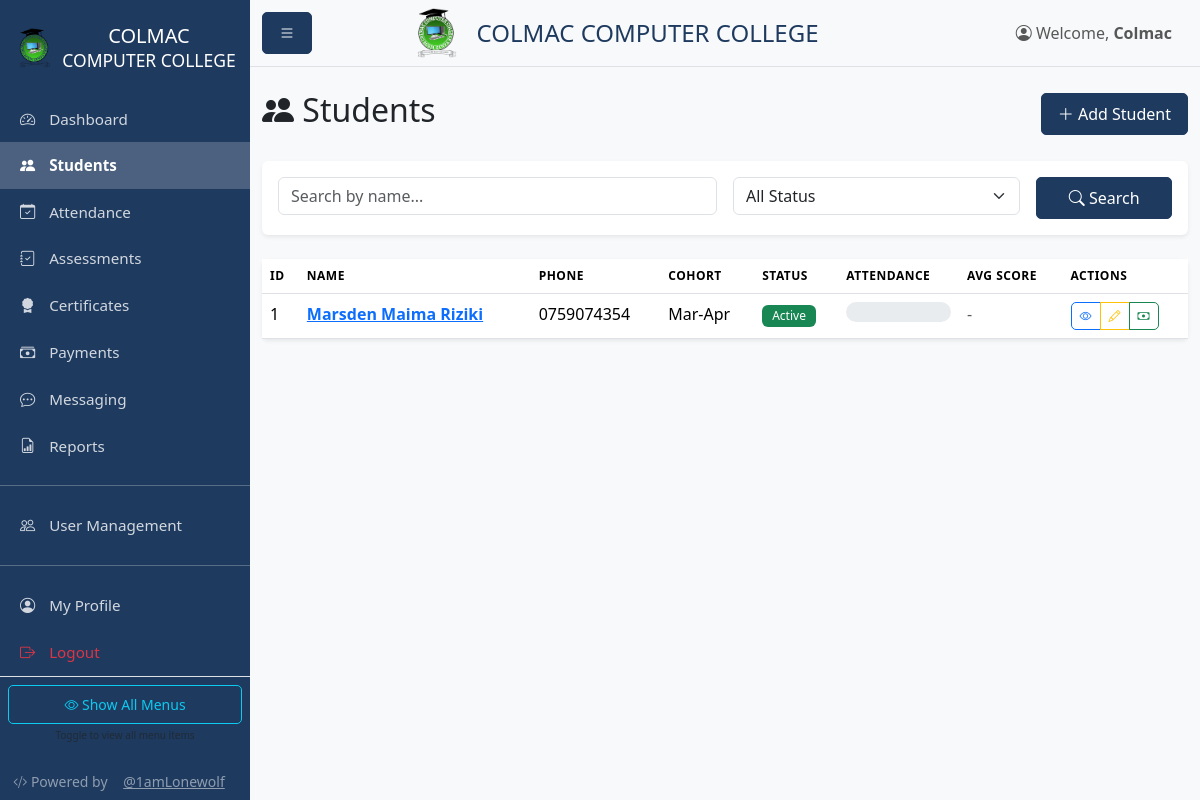
/students (signed in), run on an earlier commit of the app's database.
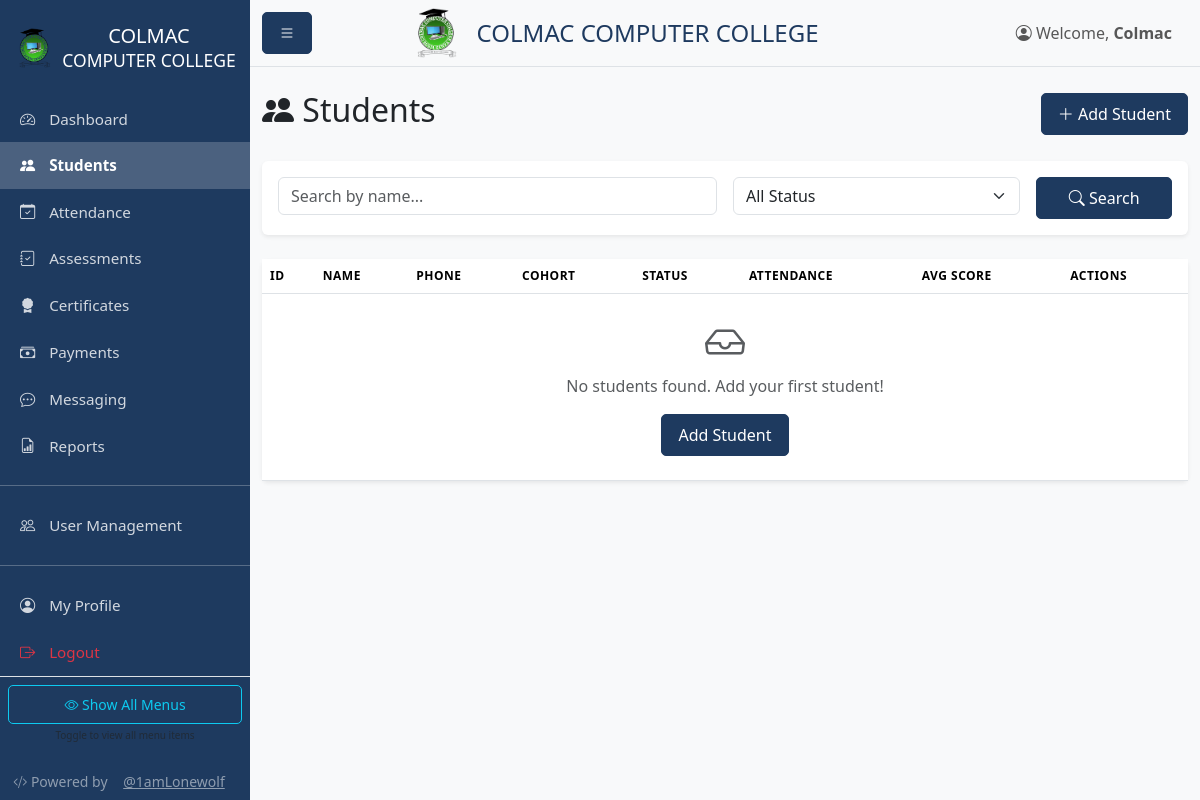
And on a later commit of the database.
### models.py (models this page shows, shortened)
class Student(db.Model):
    id = db.Column(db.Integer, primary_key=True)
    name = db.Column(db.String(100), nullable=False)
    phone = db.Column(db.String(20))
    email = db.Column(db.String(120))
    id_number = db.Column(db.String(50))  # National ID or student ID
    gender = db.Column(db.String(10))
    enrollment_date = db.Column(db.DateTime, default=datetime.utcnow)
    cohort = db.Column(db.String(50))  # e.g., "Jan-Mar 2026"
    status = db.Column(db.String(20), default='active')  # active, completed, dropped
    created_at = db.Column(db.DateTime, default=datetime.utcnow)
    updated_at = db.Column(db.DateTime, default=datetime.utcnow, onupdate=datetime.utcnow)
    attendances = db.relationship('Attendance', backref='student', lazy=True, cascade='all, delete-orphan')
    assessments = db.relationship('Assessment', backref='student', lazy=True, cascade='all, delete-orphan')
    certificates = db.relationship('Certificate', backref='student', lazy=True, cascade='all, delete-orphan')
    payments = db.relationship('Payment', backref='student', lazy=True, cascade='all, delete-orphan')
    @property
    def attendance_rate(self):
        if not self.attendances:
            return 0
        present = sum(1 for a in self.attendances if a.present)
        return round((present / len(self.attendances)) * 100, 1)

### blueprints/students.py (the view)
@students_bp.route('')
@login_required
def index():
    from app import app
    page = request.args.get('page', 1, type=int)
    search = request.args.get('search', '')
    status = request.args.get('status', '')
    query = Student.query
    if search:
        query = query.filter(Student.name.ilike(f'%{search}%'))
    if status:
        query = query.filter_by(status=status)
    students = query.order_by(Student.created_at.desc()).paginate(
        page=page, per_page=app.config['STUDENTS_PER_PAGE'], error_out=False
    )
    return render_template('students/index.html', students=students, search=search, status=status)

### app.py (called while the page is built)
@app.context_processor
def inject_config():
    return {
        'COURSE_FEE': app.config['COURSE_FEE'],
        'COURSE_NAME': app.config['COURSE_NAME']
    }

### models.py (called while the page is built)
def init_login_manager(app):
    login_manager.init_app(app)
    login_manager.login_view = 'auth.login'
    @login_manager.user_loader
    def load_user(user_id):
        return User.query.get(int(user_id))

    @property
    def is_admin(self):
        return self.role == 'admin'

    @property
    def is_instructor(self):
        return self.role in ['admin', 'instructor']

    @property
    def is_receptionist(self):
        return self.role in ['admin', 'receptionist']

    def get_permissions(self):
        import json
        try:
            return json.loads(self.custom_permissions or '{}')
        except:
            return {}

    def has_permission(self, key):
        perms = self.get_permissions()
        return perms.get(key, False)

### templates/students/index.html (shortened to what the changed rows need)
{% extends "base.html" %}
{% block content %}
<div class="d-flex justify-content-between align-items-center mb-4">
    <h2><i class="bi bi-people-fill"></i> Students</h2>
</div>
<div class="card">
    <div class="card-body p-0">
        <div class="table-responsive">
            <table class="table table-hover mb-0">
                <thead class="bg-light">
                    <tr>
                        <th>ID</th>
                        <th>Name</th>
                        <th>Phone</th>
                        <th>Cohort</th>
                        <th>Status</th>
                        <th>Attendance</th>
                        <th>Avg Score</th>
                        <th>Actions</th>
                    </tr>
                </thead>
                <tbody>
                    {% for student in students.items %}
                    <tr>
                        <td>{{ student.id }}</td>
                        <td>
                            <a href="{{ url_for('students.view', id=student.id) }}">
                                <strong>{{ student.name }}</strong>
                            </a>
                        </td>
                        <td>{{ student.phone or '-' }}</td>
                        <td>{{ student.cohort or '-' }}</td>
                        <td>
                            {% if student.status == 'active' %}
                                <span class="badge bg-success">Active</span>
                            {% elif student.status == 'completed' %}
                                <span class="badge bg-primary">Completed</span>
                            {% else %}
                                <span class="badge bg-secondary">Dropped</span>
                            {% endif %}
                        </td>
                        <td>
                            <div class="progress" style="height: 20px;">
                            </div>
                        </td>
                        <td>
                            {% if student.assessments %}
                                <span class="{% if student.average_score >= 50 %}text-success{% else %}text-danger{% endif %}">
                                    <strong>{{ student.average_score }}%</strong>
                                </span>
                            {% else %}
                                <span class="text-muted">-</span>
                            {% endif %}
                        </td>
                        <td>
                            <div class="btn-group btn-group-sm">
                                <a href="{{ url_for('students.view', id=student.id) }}" class="btn btn-outline-primary" title="View">
                                    <i class="bi bi-eye"></i>
                                </a>
                                <a href="{{ url_for('students.edit', id=student.id) }}" class="btn btn-outline-warning" title="Edit">
                                    <i class="bi bi-pencil"></i>
                                </a>
                                <a href="{{ url_for('payments.student_payments', id=student.id) }}" class="btn btn-outline-success" title="Payments">
                                    <i class="bi bi-cash"></i>
                                </a>
                            </div>
                        </td>
                    </tr>
                    {% else %}
                    <tr>
                        <td colspan="8" class="text-center py-4 text-muted">
                            <i class="bi bi-inbox display-4"></i>
                            <p class="mt-2">No students found. Add your first student!</p>
                            <a href="{{ url_for('students.add') }}" class="btn btn-primary">Add Student</a>
                        </td>
                    </tr>
                    {% endfor %}
                </tbody>
            </table>
        </div>
    </div>
</div>
{% endblock %}

What changed in the data, as far as the page shows it:
removed Student: id "1", name "Marsden Maima Riziki", phone "0759074354", cohort "Mar-Apr", status "Active"
Also different on the page:
text now shown: "No students found. Add your first student! Add Student"
